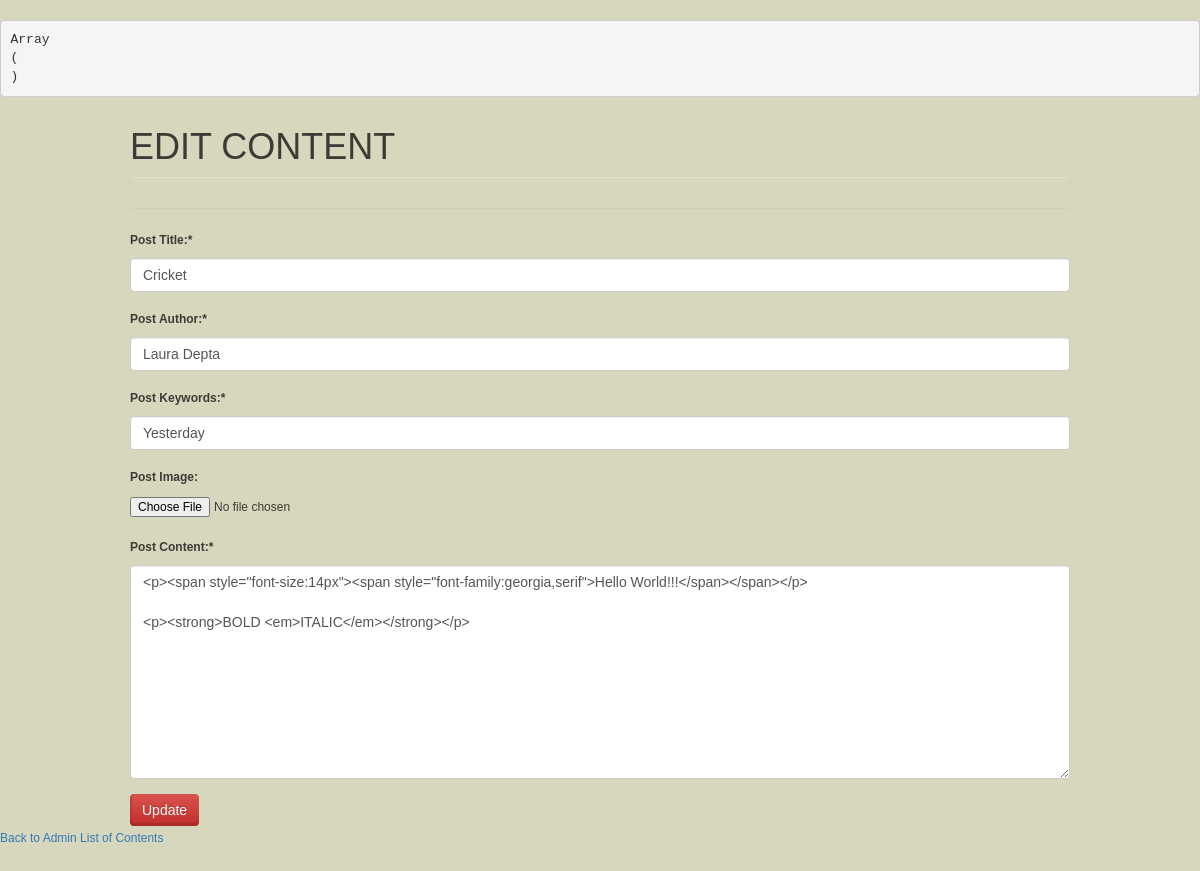
The app's page /admin/content/edit_content.php?id=22 with its own data.
### tables this page shows
CREATE TABLE IF NOT EXISTS `posts` (
  `post_id` int(10) NOT NULL AUTO_INCREMENT,
  `post_title` varchar(100) NOT NULL,
  `post_date` date NOT NULL,
  `post_author` varchar(100) NOT NULL,
  `post_image` text NOT NULL,
  `post_keywords` text NOT NULL,
  `post_content` varchar(1000) NOT NULL,
  PRIMARY KEY (`post_id`)
);

### admin/content/edit_content.php (the view, shortened to what this page needs)
<!DOCTYPE html>
<html lang="en">
  <head>
    <link href="../../Bootstrap/css/bootstrap.min.css" rel="stylesheet">
    <link rel="stylesheet" href="../../Bootstrap/css/bootstrap-theme.min.css">
    <link rel="stylesheet" href="../../styles/style.css">
    <link rel="stylesheet" href="../../font-awesome/css/font-awesome.min.css">
  </head>
  <body>
  <?php
    echo "<pre>";
    print_r($_POST);
    echo "</pre>";
  $error_title="";
  $error_author="";
  $error_keywords="";
  $error_content="";
  $error_occured="";
  $post_title="";
  $post_author="";
  $post_keywords="";
  $post_content="";
include("../include/connect.php");
  $id=$_GET['id'];
$sql = "SELECT * FROM posts WHERE post_id=$id";
$result = $conn->query($sql);
if ($result->num_rows > 0) {
   while($row = $result->fetch_assoc()) {
      $post_title=$row["post_title"];
      $post_author=$row["post_author"];
      $post_keywords=$row["post_keywords"];
      $post_content=$row["post_content"];
    }
  } else {
      echo "0 results";
  }
  ?>
  <div class="container form">
    <div class="row">
      <div class="col-xs-12 col-sm-12 col-md-12 col-lg-12">
        <h1>EDIT CONTENT</h1>
        <div class="alert <?php if(!empty($error_occured)){echo "alert-danger";} ?>" role="alert">
          </div>
        <form action="edit_content.php?id=<?php echo $id;?>" method="post" enctype="multipart/form-data">
          <div class="form-group <?php if (!empty($error_title)){echo "has-error";}?>">
            <label for="exampleInputEmail1">Post Title:*</label><span class="error"><?php echo $error_title;  ?></span>
            <input class="form-control" type="text" value="<?php echo $post_title; ?>" name="title">
          </div>
          <div class="form-group <?php if (!empty($error_author)){echo "has-error";}?>">
            <label for="exampleInputEmail1">Post Author:*</label><span class="error"><?php echo $error_author;  ?></span>
            <input class="form-control" type="text" value="<?php echo $post_author; ?>" name="author">
          </div>
          <div class="form-group <?php if (!empty($error_keywords)){echo "has-error";}?>">
            <label for="exampleInputEmail1"> Post Keywords:*</label><span class="error"><?php echo $error_keywords;  ?></span>
            <input class="form-control" type="text" value="<?php echo $post_keywords; ?>" name="keywords">
          </div>
          <div class="form-group">
            <label for="exampleInputFile">Post Image:</label>
            <input type="file" name="image" value="upload" id="exampleInputFile">
          </div>
          <div class="form-group <?php if (!empty($error_content)){echo "has-error";}?>">
            <label for="exampleInputEmail1"> Post Content:*</label><span class="error"><?php echo $error_content;  ?></span>
            <textarea class="form-control" rows="10" cols="40" name="content"><?php echo $post_content; ?></textarea>
          </div>
          <button type="submit" value="Publish_Now" name="submit" class="btn btn-danger">Update</button>
        </form>
      </div>
    </div>
  </div>
  </body>
</html>
<a href="list_content.php">Back to Admin List of Contents</a>

### styles/style.css (style rules this page uses)
body { margin-top: 20px; background: #D7D7BD; text-align: justify; line-height: 25px; font-family: Tahoma, Arial, Helvetica, sans-serif; font-size: 12px; color: #3C3C37; margin-bottom: 20px; }
.btn { border: 0; border-bottom: 0; border-left: 0; box-shadow: inset 0 -3.2px rgba(0, 0, 0, 0.12), inset 2px 0 rgba(0, 0, 0, 0.1); outline: none; -webkit-outline: none; -o-outline: none; -moz-outline: none; }

### records on screen
posts: title "Cricket", author "Laura Depta", keywords "Yesterday", content "<p><span style=\"font-size:14px\"><span style=\"font-family:georgia,serif\">Hello World!!!</span></span></p> <p><strong>BOLD <em>ITALIC</em></strong></p>"
